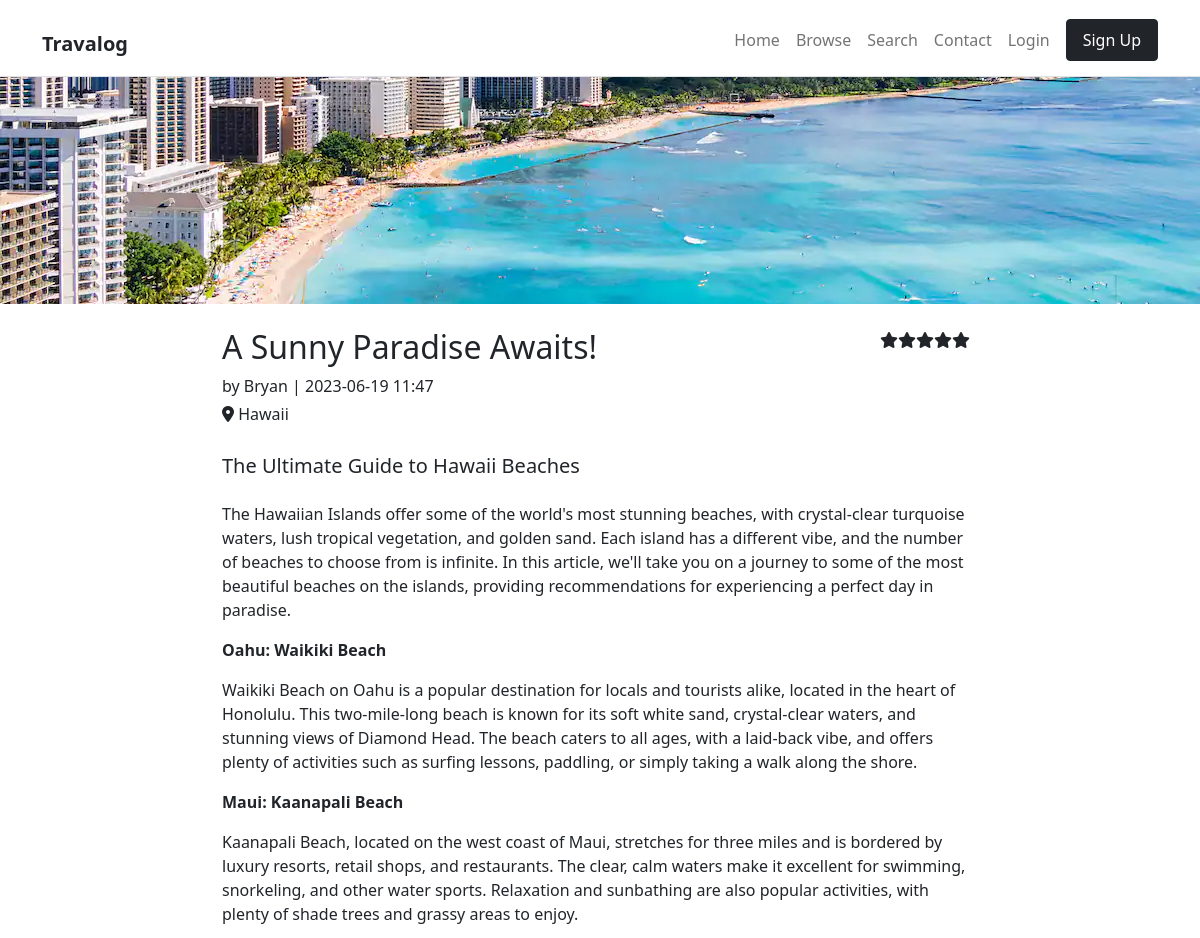
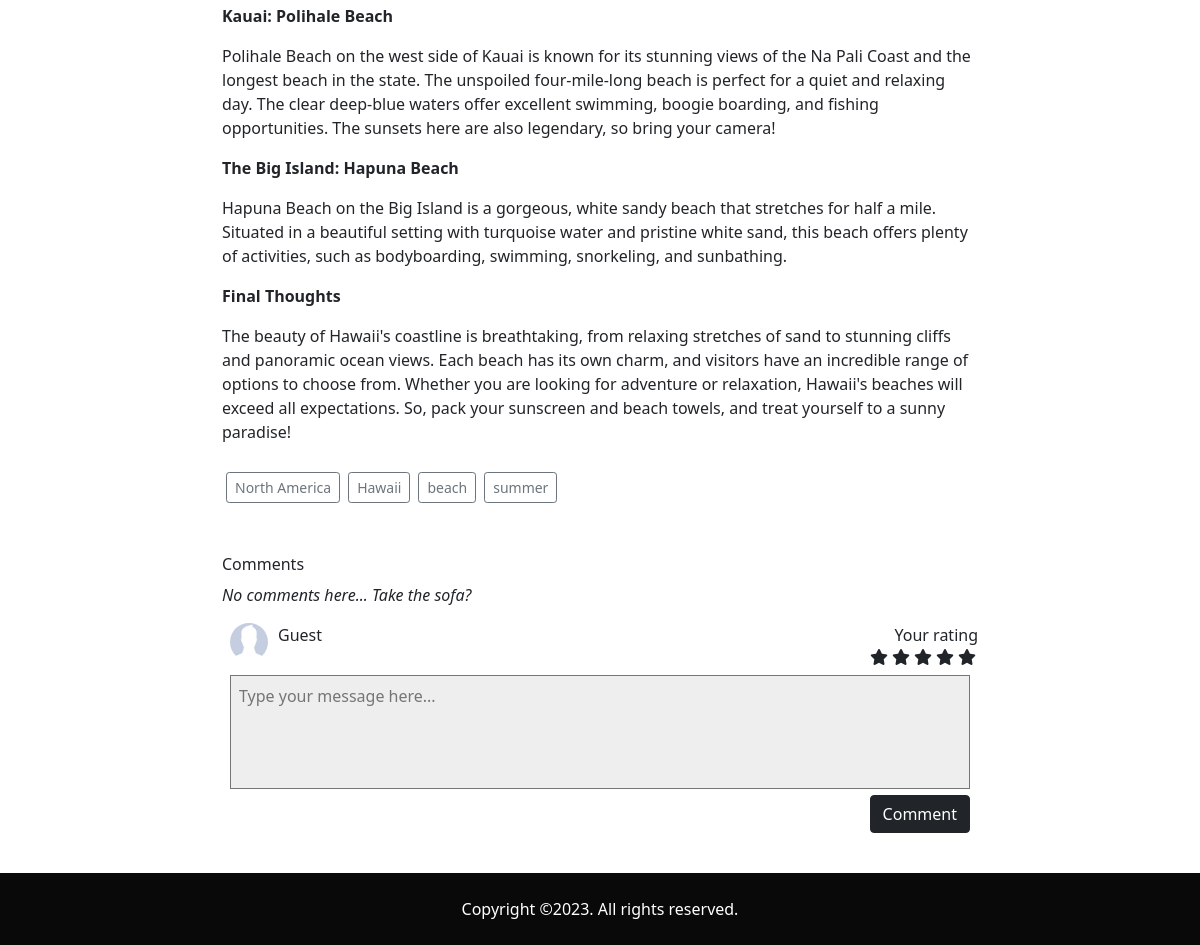
Screenshot of /post.php?id=29 with the database file from the repository (2 pictures, top to bottom).
### tables this page shows
CREATE TABLE `posts` (
  `postid` int(128) NOT NULL,
  `userid` int(128) NOT NULL,
  `title` varchar(255) NOT NULL,
  `caption` mediumtext NOT NULL,
  `content` longtext NOT NULL,
  `location` text NOT NULL,
  `continent` varchar(20) NOT NULL,
  `image` text NOT NULL,
  `tag` text NOT NULL,
  `createdtime` bigint(20) NOT NULL,
  `viewcount` int(11) NOT NULL
);

CREATE TABLE `users` (
  `userid` int(128) NOT NULL,
  `username` varchar(255) NOT NULL,
  `password` varchar(255) NOT NULL,
  `profilepic` varchar(255) DEFAULT NULL,
  `profileintro` longtext DEFAULT NULL,
  `realname` varchar(255) NOT NULL,
  `email` varchar(255) NOT NULL,
  `telno` varchar(16) DEFAULT NULL,
  `token` varchar(255) DEFAULT NULL
);

### post.php (the view, shortened to what the rows shown need)
<!DOCTYPE html>
<html lang="en">
<?php
require_once("init_db.php");
$postid = intval($_GET["id"]) ?? die;
$hasUserInfo = false;
if (!$hasUserInfo){
    $postInfoStmt = $conn->prepare("SELECT posts.postid, title, caption, content, location, continent, image, tag, createdtime, viewcount, username, realname, 0 AS user_rating, AVG(ratings.rating) AS avg_rating
    FROM posts
    JOIN users ON posts.userid=users.userid
    LEFT JOIN ratings ON posts.postid=ratings.postid
    WHERE posts.postid = ?");
    $postInfoStmt->bind_param("i", $postid);
}
if (!$postInfoStmt->execute()){
    http_response_code(500);
    die;
}
$result = $postInfoStmt->get_result();
if ($row = $result->fetch_object()){
    $post = $row;
} else {
    http_response_code(500);
    die;
}
?>
<head>
    <link href="https://cdn.jsdelivr.net/npm/bootstrap@5.1.3/dist/css/bootstrap.min.css" rel="stylesheet"
>
    <link rel="stylesheet" href="https://d19m59y37dris4.cloudfront.net/blog/2-0/css/style.default.622904dd.css"
        id="theme-stylesheet">
    <link rel="stylesheet" href="css/main.css">
</head>
<body>
    <nav class="navbar navbar-expand-lg navbar-light bg-white border-bottom py-2 fixed-top">
        <div class="container pt-1">
            <h1>
                <a class="navbar-brand text-md fw-bold text-dark" href="index.php">Travalog</a>
            </h1>
        </div>
    </nav>
    <section class="pt-1">
        <div class="mt-0">
            <div class="mb-4" style="height: 300px;
            background-image: url('<?php echo $post->image; ?>');
            background-repeat: no-repeat;
            background-size: cover;
            background-position: center;">
            </div>
            <div class="article-section container-sm pb-4">
                <div class="float-end me-2">
                    <?php
                        $rounded = round($post->avg_rating);
                        for ($i = 0; $i < 5 - $rounded; $i++) {
                            echo '<span class="fa fa-star"></span>';
                        }
                    ?>
                </div>
                <h2 id="article-header">
                    <?php echo htmlentities($post->title); ?>
                </h2>
                <p id="article-author" class="d-inline">by
                    <?php echo htmlentities(
                        isset($post->realname) ? $post->realname: $post->username
                    ); ?>
                </p>
                | <p id="article-date" class="d-inline"><?php echo date("Y-m-d H:i", substr($post->createdtime, 0, -3)); ?></p>
                <br>
                <p id="article-location" class="mt-1"><i class="fa fa-location-dot h6"></i> <?php echo htmlentities($post->location); ?></p>
                <h5 id="article-subtitle" class="lead my-4">
                    <?php echo htmlentities($post->caption); ?>
                </h5>
                <article id="article" class="mb-4 center-block">
                    <?php
                        include_once("helper/Parsedown.php");
                        $Parsedown = new Parsedown();
                        echo $Parsedown->text(htmlentities($post->content));
                    ?>
                </article>
                <div class="container p-0">
                    <?php
                        $continent = htmlentities($post->continent);
                        echo '<a href="seach_result.php?continent='.$continent.'" class="tags btn btn-sm btn-outline-secondary mx-1 my-1">'.$continent.'</a>';
                        $tags = explode(",", $post->tag);
                        foreach ($tags as $tag) {
                            $tag = trim(htmlentities($tag));
                            echo '<a href="seach_result.php?type=Tag&keyword='.$tag.'" class="tags btn btn-sm btn-outline-secondary mx-1 my-1">'.$tag.'</a>';
                        }
                    ?>
                </div>
            </div>
            <div class="comment-section container-sm align-items-middle pt-4">
                <h6>Comments</h6>
                <div class="list">
                </div>
                <div class="comment-box py-3 overflow-hidden">
                </div>
            </div>
        </div>
    </section>
    <br>
    <link rel="stylesheet" href="https://cdn.jsdelivr.net/npm/notyf@3/notyf.min.css">
    <link rel="stylesheet" href="https://use.fontawesome.com/releases/v6.4.0/css/all.css">
</body>
</html>

### rows the page displays
posts: image (picture), title "A Sunny Paradise Awaits!", userid.realname "Bryan", createdtime "2023-06-19 11:47", location "Hawaii", caption "The Ultimate Guide to Hawaii Beaches", content "The Hawaiian Islands offer some of the world's most stunning beaches, with crystal-clear turquoise waters, lush tropical vegetation, and golden sand. Each island has a different vibe, and the number of beaches to choose from is infinite. In this article, we'll take you on a journey to some of the most beautiful beaches on the islands, providing recommendations for experiencing a perfect day in paradise. Oahu: Waikiki Beach Waikiki Beach on Oahu is a popular destination for locals and tourists alike, located in the heart of Honolulu. This two-mile-long beach is known for its soft white sand, crystal-clear waters, and stunning views of Diamond Head. The beach caters to all ages, with a…", continent "North America", tag "Hawaii", tag "beach", tag "summer"
